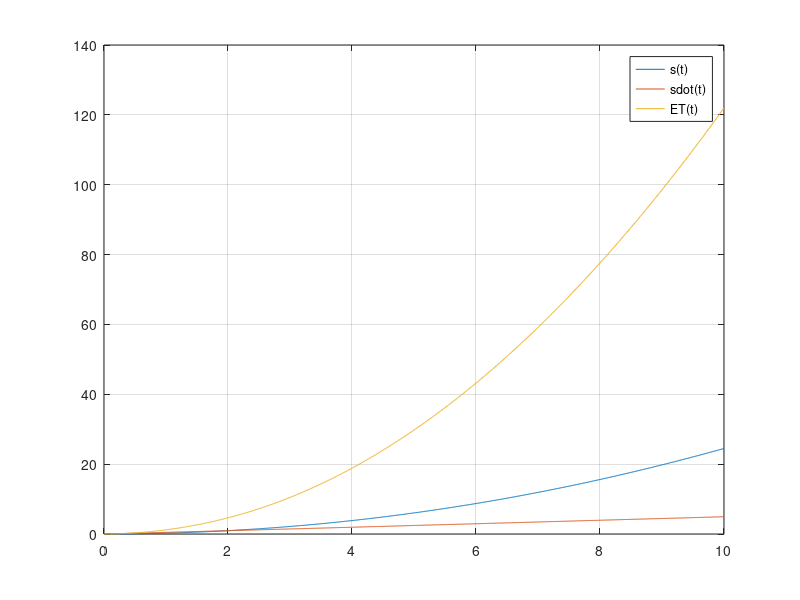

This chart was generated by the following MATLAB code:
function Esempio2_5()
  close all
  clear all
  clc
  % Si analizzi il comportamento del sistema carrello-molla descritto dall'esempio
  % Si assuma come stato del sistema x = [s sdot]. Si assuma invece come uscita
  % l'energia totale ET.
  Fm = 5;           % Forza applicata al carrello
  kt0 = 10;         % coefficiente elastico a riposo
  alpha = 2;        % decadimento della capacità elastica
  t0 = 0;           % istante iniziale
  s0 = 0;           % Condizione iniziale
  s0dot = 0;        % Condizione iniziale
  x0 = [s0 s0dot];  % Vettore C.I.
  M = 10;           % Massa del carrello

  dt = 0.01;
  t = 0:dt:10;

  [T, x] = ode45(@sistemaCarrelloMolla, t, [x0], M, Fm, kt0, alpha, t0);

  y = (1/2) * (kt0 * e.^(-alpha * (T - t0)) .* x(:,1).^2 + M * x(:,2).^2);

  plot(T,x(:,1),";s(t);",T,x(:,2),";sdot(t);",T,y,";ET(t);");
  grid;

endfunction

function xp = sistemaCarrelloMolla(t, x, M, Fm, kt0, alpha, t0)
  % Ponendo
  %   u(t) = Fm
  %   x(t) = [s(t) sdot(t)]
  %   y(t) = ET(t)
  % risulta
  %   xdot(t) = [sdot(t) (u(t)-kt0*e^(-alpha*(t-t0))*s(t))/M]
  %   ET(t)   = 1/2 * (kt0*e^(-alpha*(t-t0))*s(t)^2 + M*sdot(t)^2)
  u = Fm;
  Fe = kt0 * e^(-alpha*(t-t0)) * x(1);

  xp = [x(2) ...
        (u - Fe)/M];
endfunction

